Frame 1 (no input): blank canvas, image omitted
Frame 60 (the mouse pressed at the canvas centre just before this capture): blank canvas, image omitted
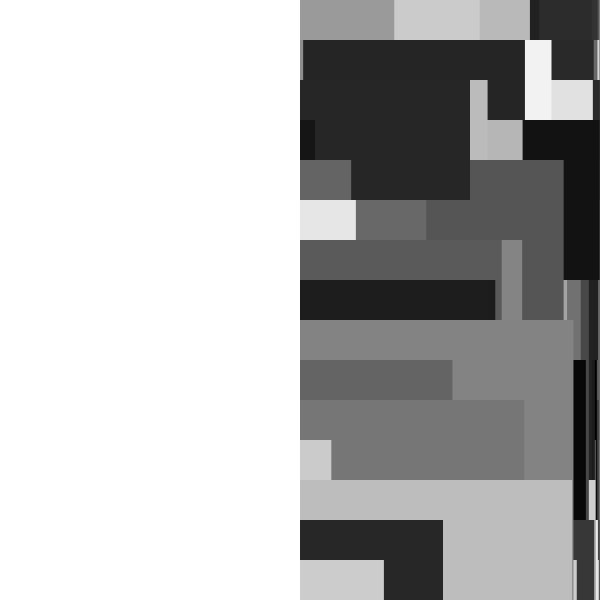
Frame 120 (the mouse held since frame 60 and released just before this capture)

The Processing sketch whose frames 1 and 60 were blank and that drew this single picture after the mouse press (run headless with seeded random() and noise(); from frame 60 on, the mouse is pressed at the canvas centre):

// Processing sketch: processing_113945
// ── processing_113945.pde

void setup()
{
  size(600, 600);
  background(255, 255);
  rectMode(CORNER);
}

void draw()
{
  noStroke();
  float w=width;
  float h=height;

  for (int x=0; x<=width; x=x+40)
  {
    for (int y=0; y<=height; y=y+40)
    {
      fill(random(255));
      rect(mouseX, y-40, random(mouseX), y);
    }
  }
}
